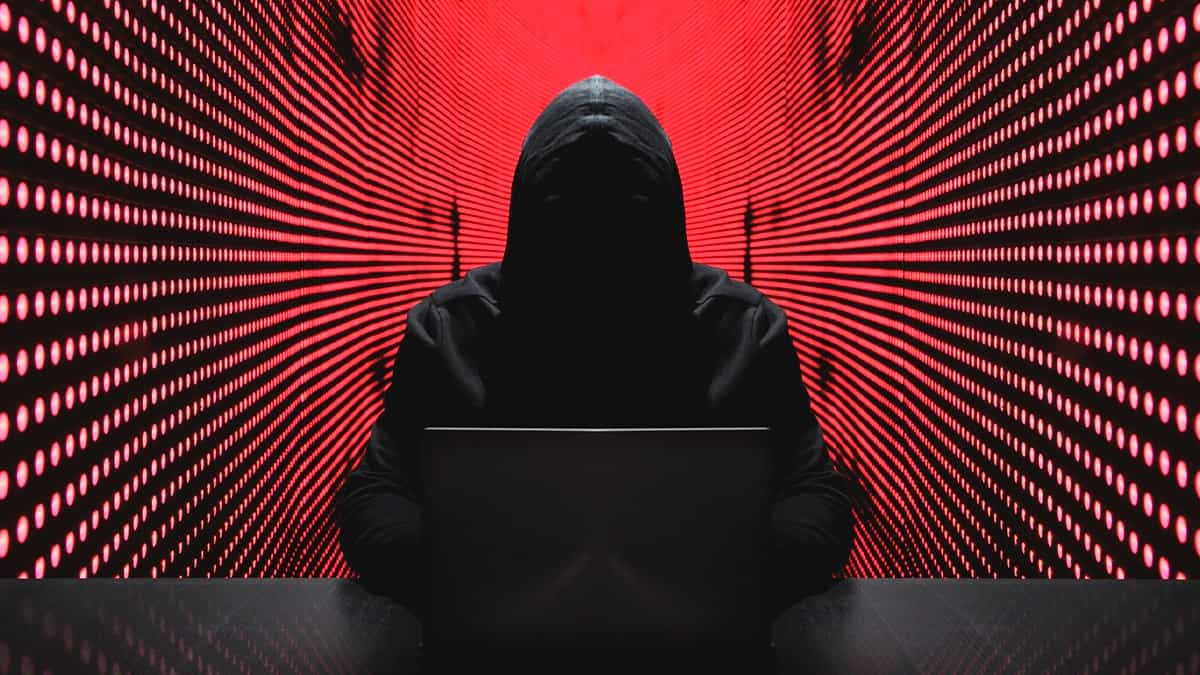
#> input picture imagemdehacker.png, 1200 x 675 px
$ jupyter execute --allow-errors 'atividade 1.ipynb'
#> lines starting #> are read from the running program, lines starting #| are printed output that depends on the picture
[cell 1]
#istalkando a biblioteca

[cell 2]
from PIL import Image, ImageEnhance, ImageFilter
#importanta a imagem de escolha

[cell 3]
imagem = Image.open('imagemdehacker.png')
#> imagem is the input picture: PIL image 1200x675 RGB; mean R, G, B 89.8, 36.5, 40.7
#abrir a imagem#

[cell 4]
# Exibindo informações básicas da imagem
print(f"Formato: {imagem.format}")
#| Formato: JPEG
print(f"Tamanho: {imagem.size}")
#| Tamanho: (1200, 675)
print(f"Modo: {imagem.mode}")
#| Modo: RGB

[cell 5]
#Crie uma função que redimensione a imagem para 50% do seu tamanho original:

def redimensionar_imagem(imagem, fator=0.5):
#> called with fator = 0.5
    novo_tamanho = (int(imagem.size[0] * fator), int(imagem.size[1] * fator))
#> novo_tamanho = (600, 337)
    imagem_redimensionada = imagem.resize(novo_tamanho)
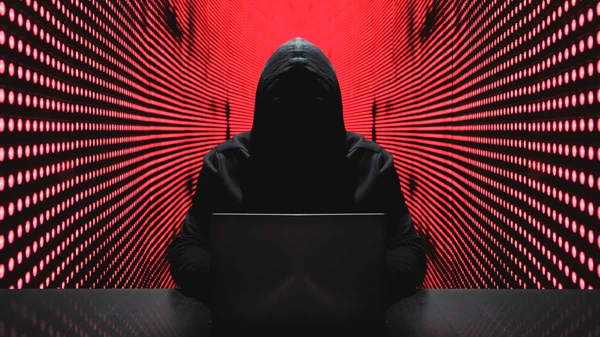
#> imagem_redimensionada: PIL image 600x337 RGB; mean R, G, B 89.7, 36.5, 40.7
    return imagem_redimensionada

[cell 6]
imagem_pequena = redimensionar_imagem(imagem)
imagem_pequena.save('imagem_redimensionada.png')

[cell 7]
#Experimente diferentes transformações geométricas


def transformar_imagem(imagem):
    # Rotação de 45 graus
    rotacionada = imagem.rotate(45, expand=True)
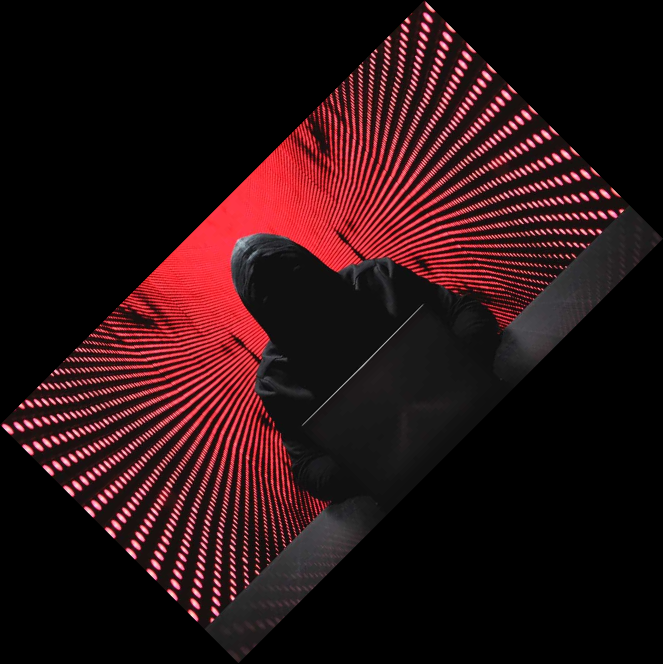
#> rotacionada: PIL image 1326x1327 RGB (shown at 1/2 size); mean R, G, B 41.3, 16.8, 18.7

    # Espelhamento horizontal
    espelhada = imagem.transpose(Image.FLIP_LEFT_RIGHT)
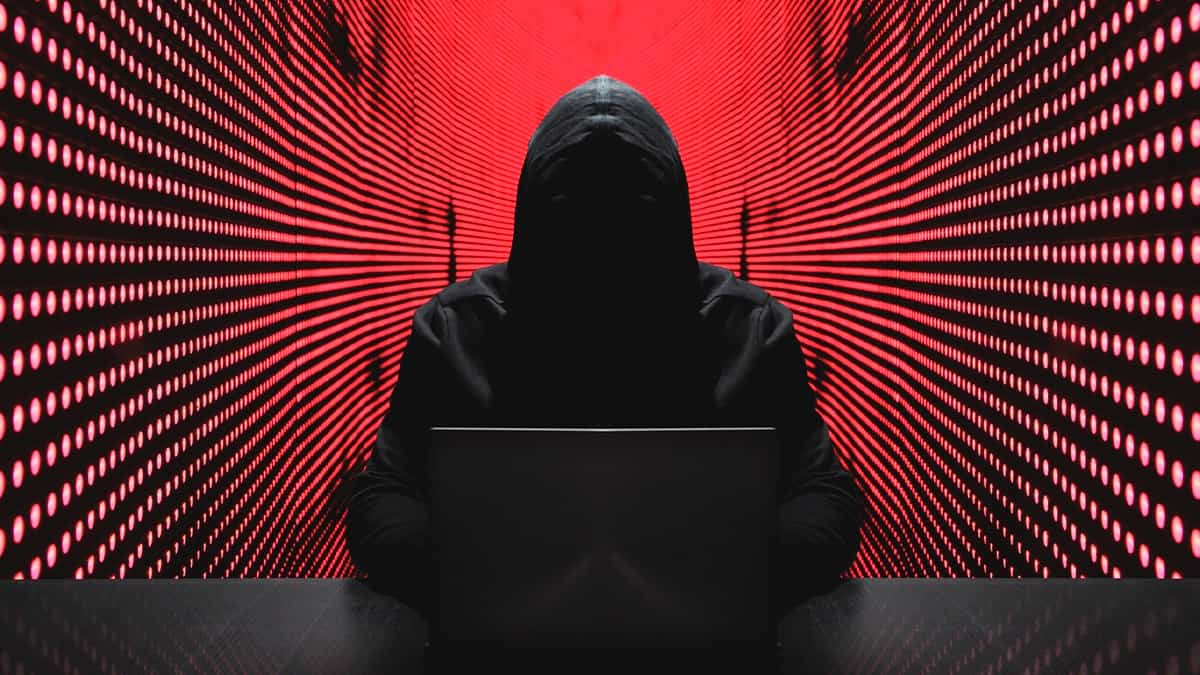
#> espelhada: PIL image 1200x675 RGB; mean R, G, B 89.8, 36.5, 40.7

    return rotacionada, espelhada

[cell 8]
# Teste as transformações que irei fazer
rotacionada, espelhada = transformar_imagem(imagem)
rotacionada.save('imagem_rotacionada.png')
espelhada.save('imagem_espelhada.png')

[cell 9]
#Crie uma função que aplique diferentes filtros à imagem:
def aplicar_filtros(imagem):
#Aumentar nitidez
    nitidez = imagem.filter(ImageFilter.SHARPEN)

#Aplicar desfoque
    nitidez = imagem.filter(ImageFilter.BLUR)
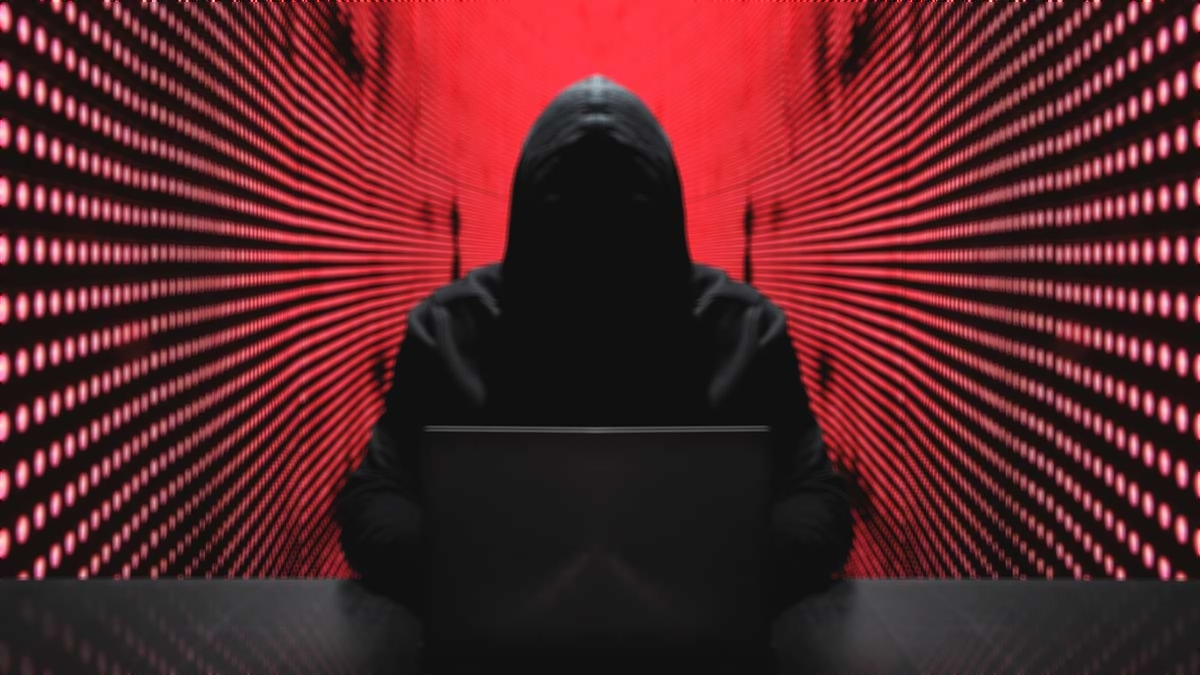
#> nitidez: PIL image 1200x675 RGB; mean R, G, B 89.9, 36.5, 40.7

#Encontar bordas
    bordas = imagem.filter(ImagemFilter.FIND_EDGES)

    return nitidez, desfoque, bordas
